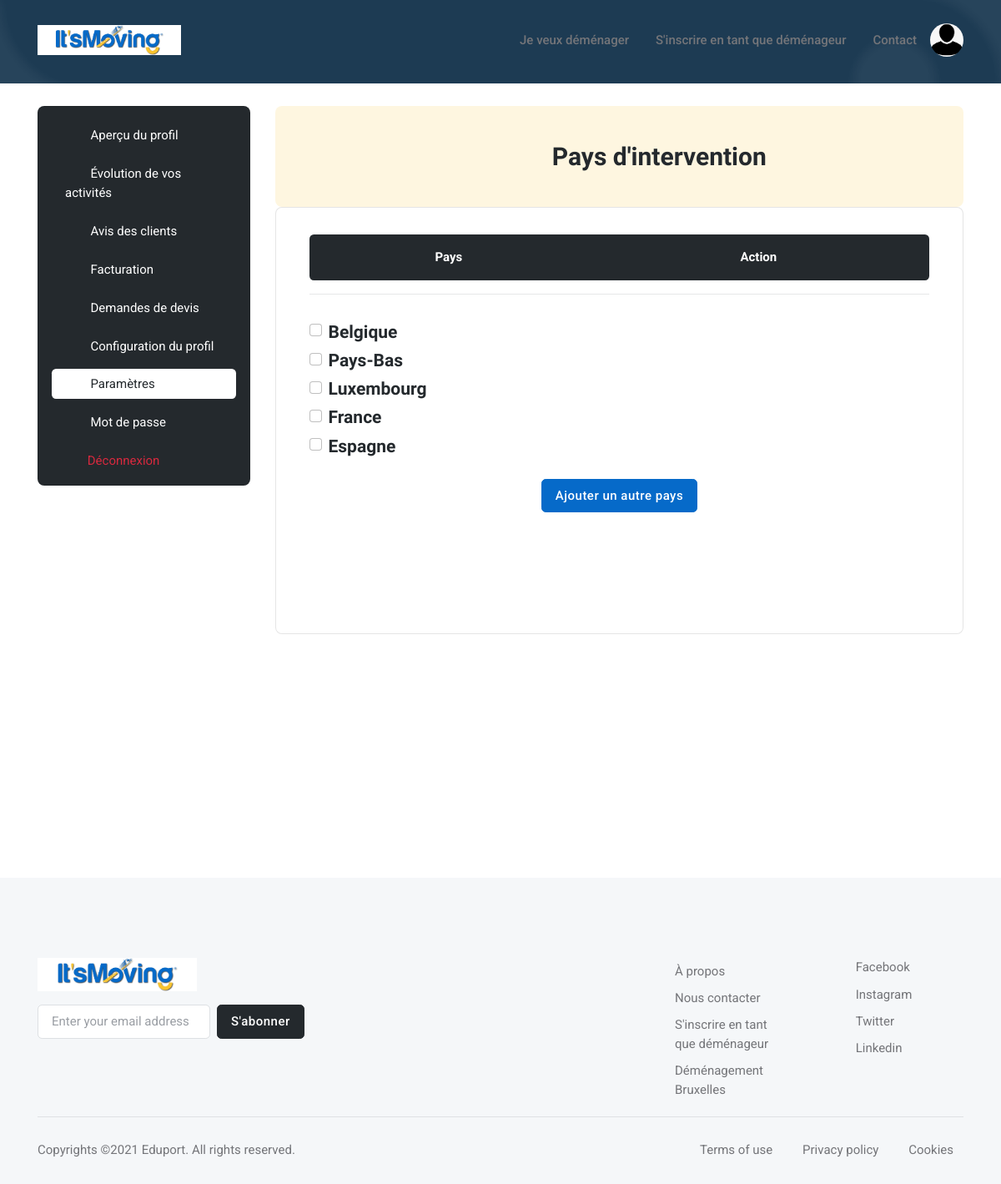
The page /user/area_intervention/ (signed in) on the database its author committed.
### base_app/models.py (models this page shows, shortened)
class Country(models.Model):
    name = models.CharField(max_length=300)

### user/views.py (the view, shortened to what this page needs)
# urls.py: path('area_intervention/', views.area_intervention, name='area_intervention'),
@login_required
def area_intervention(request):
    mover = Mover.objects.filter(user_id=request.user.id).last()
    countries = Country.objects.all()
    mover_countries = Mover_Country.objects.filter(mover=mover)
    mover_countries_number = Mover_Country.objects.filter(mover=mover).count()
    number_quote_request = Mover_Quote_Request.objects.filter(mover_id=mover.id, treated=False, rejected=False).count()
    if request.method == 'GET':
        return render(request, 'user/mover/settings/area_intervention.html',
                      {'mover': mover, 'countries': countries, 'mover_countries': mover_countries,
                       'mover_countries_number': mover_countries_number, 'number_quote_request': number_quote_request})

### user/templates/user/mover/settings/area_intervention.html (shortened to what this page needs)
{% extends 'base_app/base.html' %}
{% load static %}
{% block main %}
    <section class="pt-0">
        <div class="container-fluid px-0">
            <div class="bg-blue h-100px h-md-100px rounded-0" style="background:url({% static 'base_app/assets/images/pattern/04.png' %}) no-repeat center center; background-size:cover;">
            </div>
        </div>
    </section>
	<section class="pt-2">
		<div class="container">
			<div class="row">
				<div class="col-xl-3">
					<nav class="navbar navbar-light navbar-expand-xl mx-0">
						<div class="offcanvas offcanvas-end" tabindex="-1" id="offcanvasNavbar" aria-labelledby="offcanvasNavbarLabel">
							<div class="offcanvas-body p-3 p-xl-0">
								<div class="bg-dark border rounded-3 pb-0 p-3 w-100">
									<div class="list-group list-group-dark list-group-borderless">
										<a class="list-group-item" href="{% url 'preview' %}"><i class="bi bi-person-lines-fill fa-fw me-2"></i>
											Aperçu du profil
										</a>
										<a class="list-group-item" href="{% url 'statistic' %}"><i class="bi bi-graph-up fa-fw me-2"></i>
                                            Évolution de vos activités
                                        </a>
                                        <a class="list-group-item" href="{% url 'reviews' %}"><i class="bi bi-star fa-fw me-2"></i>
                                            Avis des clients
                                        </a>
                                        <a class="list-group-item" href="{% url 'billing' %}"><i class="bi bi-wallet2 fa-fw me-2"></i>
                                            Facturation
                                        </a>
										<a class="list-group-item" href="{% url 'quote_request' %}"><i class="bi bi-folder-check fa-fw me-2"></i>
											Demandes de devis
										</a>
										<a class="list-group-item" href="{% url 'edit_profile' %}"><i class="bi bi-pencil-square fa-fw me-2"></i>
											Configuration du profil
										</a>
										<a class="list-group-item active" href="{% url 'settings' %}"><i class="bi bi-gear fa-fw me-2"></i>
											Paramètres
										</a>
										<a class="list-group-item" href="{% url 'user_password_change' %}"><i class="bi bi-lock fa-fw me-2"></i>
											Mot de passe
										</a>
										<form action="{% url 'logout_user' %}" method="POST">
											<button type="submit" class="list-group-item text-danger bg-danger-soft-hover">
												<i class="fas fa-sign-out-alt fa-fw me-2"></i>Déconnexion
											</button>
                        				</form>
									</div>
								</div>
							</div>
						</div>
					</nav>
				</div>
				<div class="col-xl-9">
					<div class="row g-4">
						<div class="col-sm-12">
							<a href="{% url 'area_intervention' %}" class="d-flex justify-content-center align-items-center p-4 bg-warning bg-opacity-15 rounded-3">
								<span class="display-6 text-warning mb-0">
									<i class='fa fa-globe fa-fw'></i>
								</span>
								<div class="ms-4">
									<h3 class="card-header-title mb-0">Pays d'intervention</h3>
								</div>
							</a>
						</div>
					</div>
					<div class="card border rounded-3">
						<div class="card-body">
							<div class="card position-relative d-sm-flex bg-opacity-10">
								<div class="card-body">
									<div class="table-responsive-lg border-0">
										<table class="table table-dark-gray align-middle p-4 mb-0 table-hover">
											<thead align="center">
												<tr>
													<th scope="col" class="border-0 rounded-start">Pays</th>
													<th scope="col" class="border-0 rounded-end">Action</th>
												</tr>
											</thead>
										</table>
									</div>
									{% if mover_countries_number != 5 %}
										<hr>
										<form class="row g-3 mt-2 position-relative z-index-9" method="POST">
											<div class="col-lg-12">
												<div class="form-check">
													{% for data in countries %}
														<input class="form-check-input" type="checkbox" value="{{data.name}}" name="country_name[]"/>
														<label class="form-check-label">
															<h5>{{data.name}}</h5>
														</label></br>
													{% endfor %}
												</div>
											</div>
											<div class="col-12" align="center">
												<button type="submit" name="add_country" value="add_country" class="btn btn-primary mb-0">Ajouter un autre pays</button>
											</div>
										</form>
									{% endif %}
								</div>
							</div>
						</div>
					</div>
				</div>
			</div>
		</div>
	</section>
{% endblock %}

### rows shown on the page
Country: name "Belgique"
Country: name "Pays-Bas"
Country: name "Luxembourg"
Country: name "France"
Country: name "Espagne"
